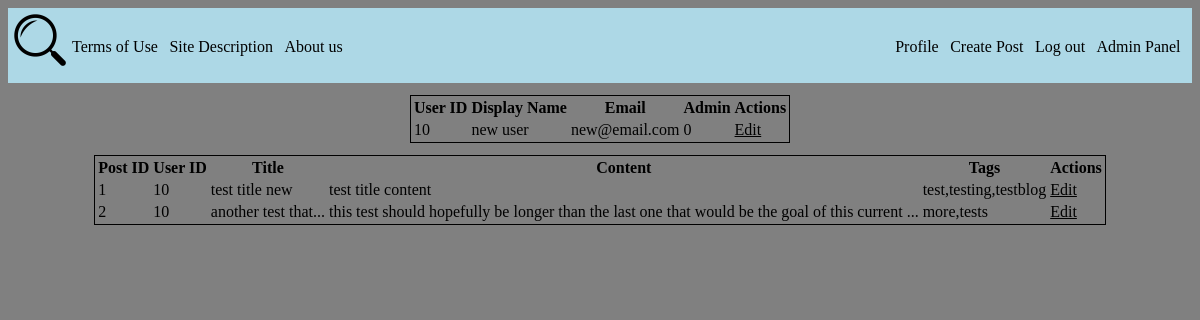
The page /admin.php (signed in) on the database its author committed.
### tables this page shows
CREATE TABLE `users` (
  `userid` int(11) NOT NULL,
  `display_name` varchar(30) NOT NULL,
  `is_admin` tinyint(1) NOT NULL DEFAULT 0,
  `email` varchar(50) NOT NULL,
  `password` varchar(32) NOT NULL,
  `theme` enum('light','dark','christmas') NOT NULL DEFAULT 'light'
);

CREATE TABLE `posts` (
  `postid` int(11) NOT NULL,
  `userid` int(11) NOT NULL,
  `title` varchar(50) NOT NULL,
  `content` varchar(20000) NOT NULL,
  `tags` varchar(500) DEFAULT NULL
);

### admin.php (the view, shortened to what this page needs)
<!DOCTYPE html>
<html>
    <head>
        <link rel="stylesheet" href="css/styles.css" />
        <link rel="stylesheet" href="css/admin.css" />
        <link rel="stylesheet" href="css/<?php
            if(isset($_SESSION["theme"])) {
                echo $_SESSION["theme"];
            } else {
                echo "light";
            }
        ?>.css" />
    </head>
    <body>
        <?php
            include_once("navbar.php");
        ?>
        <table class='show-users'>
            <tr>
                <th>User ID</th>
                <th>Display Name</th>
                <th>Email</th>
                <th>Admin</th>
                <th>Actions</th>
            </tr>
            <?php
                $db = db_connect();
                $query = $db->query("SELECT userid, display_name, email, is_admin FROM users WHERE NOT userid=" . $_SESSION["userid"]);
                while($row = $query->fetch_assoc()) {
                    printf("<tr>
                            <td>%s</td>
                            <td>%s</td>
                            <td>%s</td>
                            <td>%s</td>
                            <td>
                                <a href='edit_user.php?id=%s'>Edit</a>
                            </td>
                        </tr>", $row["userid"], $row["display_name"], $row["email"], $row["is_admin"], $row["userid"]);
                }
            ?>
        </table>
        <table class='show-posts'>
            <tr>
                <th>Post ID</th>
                <th>User ID</th>
                <th>Title</th>
                <th>Content</th>
                <th>Tags</th>
                <th>Actions</th>
            </tr>
            <?php
                $query = $db->query("SELECT postid, userid, title, content, tags FROM posts");
                while($row = $query->fetch_assoc()) {
                    $title = $row["title"];
                    $content = $row["content"];
                    if(strlen($title) > 20) {
                        $title = substr_replace($title, "...", 17);
                    }
                    if(strlen($content) > 100) {
                        $content = substr_replace($content, "...", 97);
                    }
                    printf("<tr>
                            <td>%s</td>
                            <td>%s</td>
                            <td>%s</td>
                            <td>%s</td>
                            <td>%s</td>
                            <td>
                                <a href='edit_post.php?postid=%s'>Edit</a>
                            </td>
                        </tr>", $row["postid"], $row["userid"], $title, $content, $row["tags"], $row["postid"]);
                }
            ?>
        </table>
    </body>
</html>

### navbar.php
<?php
    $admin = "";
    if(isset($_SESSION["email"])) {
        $logoutOrRegister = "<a href='logout.php'>Log out</a>";
        if($_SESSION["is_admin"] === "1") {
            $admin = "<li class = 'right-nav'>
                    <a href='admin.php'>Admin Panel</a>
                </li>";
        }
    }
    else
        $logoutOrRegister = "<a href='login.php'>Log in/Register</a>";
    echo '
        <div class="top-banner">
            <nav>
                <a href="index.php">
                    <img src="imgs/search-icon.png" />
                </a>
                <ul>
                    <li>
                        <a href="termsOfUse.php">Terms of Use</a>
                    </li>
                    <li>
                        <a href="siteDescription.php">Site Description</a>
                    </li>
                    <li>
                        <a href="aboutUs.php">About us</a>
                    </li> ' .
                    $admin .
                    '<li class="right-nav"> ' .
                        $logoutOrRegister .
                    '</li>
                    <li class="right-nav">
                        <a href="create.php">Create Post</a>
                    </li>
                    <li class="right-nav">
                        <a href="profile.php">Profile</a>
                    </li>
                </ul>
            </nav>
        </div>
    ';
?>

### css/styles.css (style rules this page uses)
a { color: black; }
div.top-banner { position: relative; width: 100%; height: 75px; background-color: lightblue; }
div.top-banner nav { display: block; }
div.top-banner ul { list-style-type: none; margin: 0; }
div.top-banner li { float: left; padding-top: 30px; padding-right: 1%; }
div.top-banner nav ul li a { text-decoration: none; text-align: center; padding-top: 30px; padding-bottom: 28px; }
div.top-banner nav > a { float: left; color: black; }
div.top-banner nav ul li.right-nav { float: right; }

### css/admin.css (style rules this page uses)
table { margin-top: 1%; margin-left: auto; margin-right: auto; border: 1px solid black; }
.show-posts { border: 1px solid black; }

### css/dark.css (style rules this page uses)
body, div { background-color: gray; }

### rows shown on the page
users: userid "10", display_name "new user", email "new@email.com", is_admin "0"
posts: postid "1", userid "10", title "test title new", content "test title content", tags "test,testing,testblog"
posts: postid "2", userid "10", title "another test that...", content "this test should hopefully be longer than the last one that would be the goal of this current ...", tags "more,tests"
